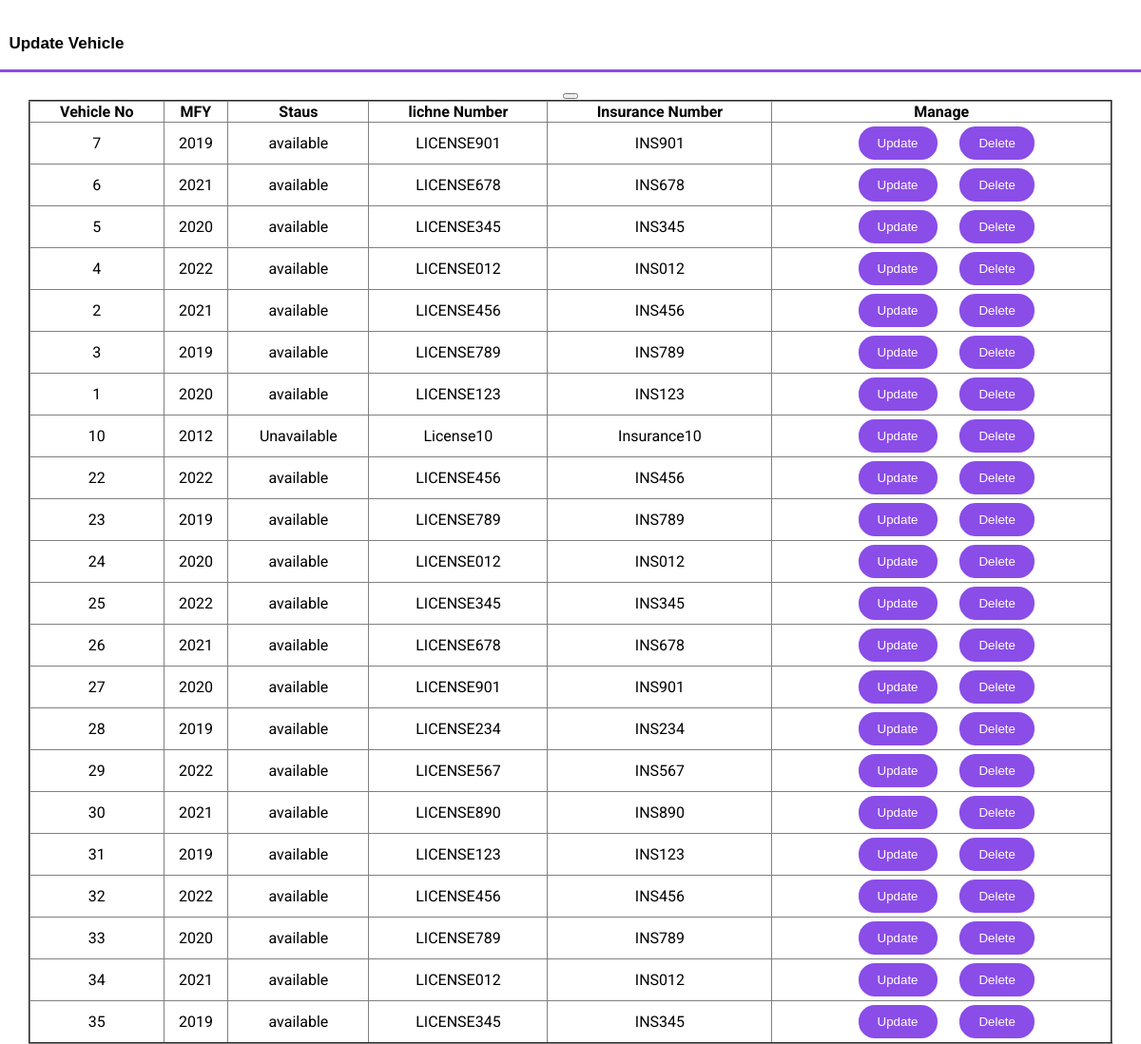
Screenshot of /updatevehicle.php with the database file from the repository.
### tables this page shows
CREATE TABLE IF NOT EXISTS `vehicle` (
  `vehicle_id` int(11) NOT NULL,
  `vehicle_number` varchar(20) DEFAULT NULL,
  `model` varchar(50) DEFAULT NULL,
  `brand` varchar(50) DEFAULT NULL,
  `manufacture_year` int(11) DEFAULT NULL,
  `chassis_number` varchar(50) DEFAULT NULL,
  `type` varchar(50) DEFAULT NULL,
  `license_number` varchar(50) DEFAULT NULL,
  `origin_country` varchar(50) DEFAULT NULL,
  `insurance_number` varchar(50) DEFAULT NULL,
  `price` decimal(10,2) DEFAULT NULL,
  `status` varchar(20) NOT NULL,
  PRIMARY KEY (`vehicle_id`)
);

### updatevehicle.php (the view, shortened to what this page needs)
<!DOCTYPE html>
<html>
<head>
  <link href="css/styleadmin.css" rel="stylesheet">
	<link href="css/style.css" rel="stylesheet">
	<link rel="stylesheet" href="https://cdnjs.cloudflare.com/ajax/libs/font-awesome/4.7.0/css/font-awesome.min.css">
</head>
<body class="body">
<br>
<?php
$servername = "127.0.0.1";
$username = "root";
$password = "";
$dbname = "drop_me";
$conn = new mysqli($servername, $username, $password, $dbname);
$sql = "SELECT * FROM vehicle";
$result = $conn->query($sql);
?>
<MostPopular>
<p class="topicadmin">&nbsp;&nbsp;Update Vehicle </p><hr>
<center>
<table border="2" style="width:95%;">
  <tr>
    <th style="">Vehicle No</th>
    <th style="">MFY</th>
    <th style="">Staus</th>
     <th style="">lichne Number</th>
     <th style="">Insurance Number</th>
     <th style="">Manage</th>
  </tr>
<button></button>
  <?php
        if ($result->num_rows > 0) {
          while ($row = $result->fetch_assoc()) {
            echo "<tr>";
            echo "<td><center>" . $row["vehicle_id"] . "</center></td>";
            echo "<td><center>" . $row["manufacture_year"] . "</center></td>";
            echo "<td><center>" . $row["status"] . "</center></td>";
            echo "<td><center>" . $row["license_number"] . "</center></td>";
            echo "<td><center>" . $row["insurance_number"] . "</center></td>";
            echo "<td><center><a href='updatevehiclepage.php?ids=" . $row['vehicle_id'] . "'><button class='signup'>Update</button></a>&nbsp;&nbsp;<a href='deletevehicle.php?id=" . $row['vehicle_id'] . "'><button class='signup'>Delete</button></a></center></td>";
            echo "</tr>";
          }
        } else {
          echo "<tr><td colspan='6'>No data found</td></tr>";
        }
        ?>
</table>
</body>
</html>

### css/styleadmin.css (style rules this page uses)
.topicadmin { color: black; font-size: 17px; font-weight: bold; font-family: 'Arial', sans-serif; }

### css/style.css (style rules this page uses)
.body { scroll-behavior: smooth; margin: 0; padding: 0; font-family: 'Roboto', sans-serif; }
.signup, .signin { color: #fff; background-color: #800080; border: solid; padding: 10px 20px; margin-left: 10px; cursor: pointer; border-radius: 20px; }
.signup { background-color: #8a4de8; }
hr { border: none; height: 3px; background-color: #8a4de8; margin: 10px 0; width: 100%; }
table { width: 100%; border-collapse: collapse; }

### rows the page displays
vehicle: vehicle_id "7", manufacture_year "2019", status "available", license_number "LICENSE901", insurance_number "INS901"
vehicle: vehicle_id "6", manufacture_year "2021", status "available", license_number "LICENSE678", insurance_number "INS678"
vehicle: vehicle_id "5", manufacture_year "2020", status "available", license_number "LICENSE345", insurance_number "INS345"
vehicle: vehicle_id "4", manufacture_year "2022", status "available", license_number "LICENSE012", insurance_number "INS012"
vehicle: vehicle_id "2", manufacture_year "2021", status "available", license_number "LICENSE456", insurance_number "INS456"
vehicle: vehicle_id "3", manufacture_year "2019", status "available", license_number "LICENSE789", insurance_number "INS789"
vehicle: vehicle_id "1", manufacture_year "2020", status "available", license_number "LICENSE123", insurance_number "INS123"
vehicle: vehicle_id "10", manufacture_year "2012", status "Unavailable", license_number "License10", insurance_number "Insurance10"
vehicle: vehicle_id "22", manufacture_year "2022", status "available", license_number "LICENSE456", insurance_number "INS456"
vehicle: vehicle_id "23", manufacture_year "2019", status "available", license_number "LICENSE789", insurance_number "INS789"
vehicle: vehicle_id "24", manufacture_year "2020", status "available", license_number "LICENSE012", insurance_number "INS012"
vehicle: vehicle_id "25", manufacture_year "2022", status "available", license_number "LICENSE345", insurance_number "INS345"
vehicle: vehicle_id "26", manufacture_year "2021", status "available", license_number "LICENSE678", insurance_number "INS678"
vehicle: vehicle_id "27", manufacture_year "2020", status "available", license_number "LICENSE901", insurance_number "INS901"
vehicle: vehicle_id "28", manufacture_year "2019", status "available", license_number "LICENSE234", insurance_number "INS234"
vehicle: vehicle_id "29", manufacture_year "2022", status "available", license_number "LICENSE567", insurance_number "INS567"
vehicle: vehicle_id "30", manufacture_year "2021", status "available", license_number "LICENSE890", insurance_number "INS890"
vehicle: vehicle_id "31", manufacture_year "2019", status "available", license_number "LICENSE123", insurance_number "INS123"
vehicle: vehicle_id "32", manufacture_year "2022", status "available", license_number "LICENSE456", insurance_number "INS456"
vehicle: vehicle_id "33", manufacture_year "2020", status "available", license_number "LICENSE789", insurance_number "INS789"
vehicle: vehicle_id "34", manufacture_year "2021", status "available", license_number "LICENSE012", insurance_number "INS012"
vehicle: vehicle_id "35", manufacture_year "2019", status "available", license_number "LICENSE345", insurance_number "INS345"
